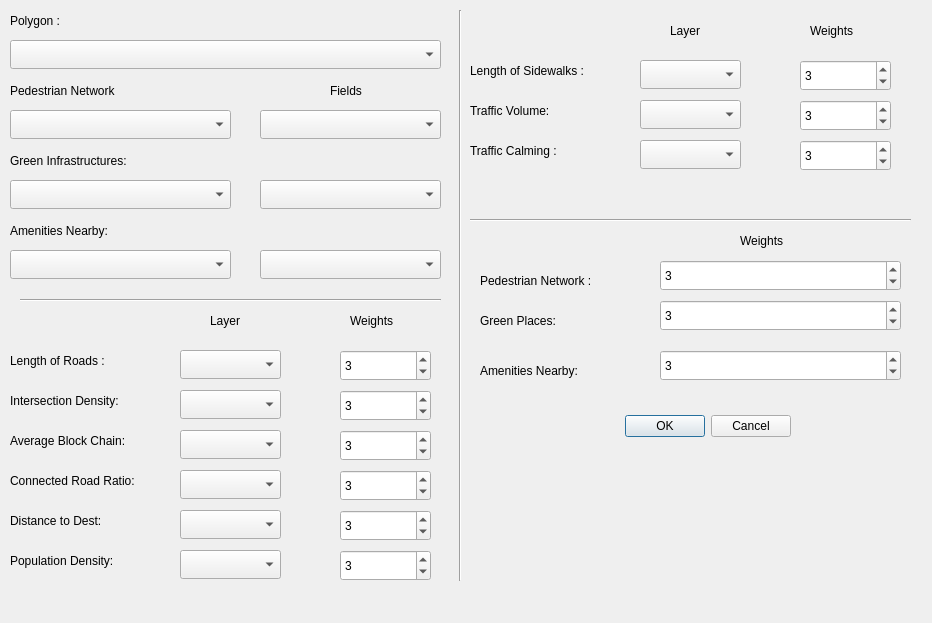
<?xml version="1.0" encoding="UTF-8"?>
<ui version="4.0">
 <class>Dialog</class>
 <widget class="QDialog" name="Dialog">
  <property name="geometry">
   <rect>
    <x>0</x>
    <y>0</y>
    <width>932</width>
    <height>623</height>
   </rect>
  </property>
  <property name="windowTitle">
   <string>Walkability Index</string>
  </property>
  <widget class="QDialogButtonBox" name="buttonBox">
   <property name="geometry">
    <rect>
     <x>170</x>
     <y>410</y>
     <width>621</width>
     <height>32</height>
    </rect>
   </property>
   <property name="orientation">
    <enum>Qt::Horizontal</enum>
   </property>
   <property name="standardButtons">
    <set>QDialogButtonBox::Cancel|QDialogButtonBox::Ok</set>
   </property>
  </widget>
  <widget class="Line" name="line">
   <property name="geometry">
    <rect>
     <x>450</x>
     <y>10</y>
     <width>20</width>
     <height>571</height>
    </rect>
   </property>
   <property name="orientation">
    <enum>Qt::Vertical</enum>
   </property>
  </widget>
  <widget class="QLabel" name="label_2">
   <property name="geometry">
    <rect>
     <x>10</x>
     <y>10</y>
     <width>74</width>
     <height>21</height>
    </rect>
   </property>
   <property name="text">
    <string>Polygon :</string>
   </property>
  </widget>
  <widget class="QgsMapLayerComboBox" name="mcbPoly">
   <property name="geometry">
    <rect>
     <x>10</x>
     <y>40</y>
     <width>431</width>
     <height>29</height>
    </rect>
   </property>
   <property name="showCrs">
    <bool>true</bool>
   </property>
  </widget>
  <widget class="QgsMapLayerComboBox" name="mcbPedestrian">
   <property name="geometry">
    <rect>
     <x>10</x>
     <y>110</y>
     <width>221</width>
     <height>29</height>
    </rect>
   </property>
  </widget>
  <widget class="QLabel" name="label_3">
   <property name="geometry">
    <rect>
     <x>10</x>
     <y>80</y>
     <width>171</width>
     <height>21</height>
    </rect>
   </property>
   <property name="text">
    <string>Pedestrian Network</string>
   </property>
  </widget>
  <widget class="QgsMapLayerComboBox" name="mcbGreen">
   <property name="geometry">
    <rect>
     <x>10</x>
     <y>180</y>
     <width>221</width>
     <height>29</height>
    </rect>
   </property>
  </widget>
  <widget class="QLabel" name="label_5">
   <property name="geometry">
    <rect>
     <x>10</x>
     <y>150</y>
     <width>211</width>
     <height>21</height>
    </rect>
   </property>
   <property name="text">
    <string>Green Infrastructures:</string>
   </property>
  </widget>
  <widget class="QgsMapLayerComboBox" name="mcbAmen">
   <property name="geometry">
    <rect>
     <x>10</x>
     <y>250</y>
     <width>221</width>
     <height>29</height>
    </rect>
   </property>
  </widget>
  <widget class="QLabel" name="label_6">
   <property name="geometry">
    <rect>
     <x>10</x>
     <y>220</y>
     <width>171</width>
     <height>21</height>
    </rect>
   </property>
   <property name="text">
    <string>Amenities Nearby:</string>
   </property>
  </widget>
  <widget class="Line" name="line_2">
   <property name="geometry">
    <rect>
     <x>20</x>
     <y>290</y>
     <width>421</width>
     <height>20</height>
    </rect>
   </property>
   <property name="orientation">
    <enum>Qt::Horizontal</enum>
   </property>
  </widget>
  <widget class="QgsMapLayerComboBox" name="mcbLOR">
   <property name="geometry">
    <rect>
     <x>180</x>
     <y>350</y>
     <width>101</width>
     <height>29</height>
    </rect>
   </property>
  </widget>
  <widget class="QLabel" name="label_7">
   <property name="geometry">
    <rect>
     <x>10</x>
     <y>350</y>
     <width>131</width>
     <height>21</height>
    </rect>
   </property>
   <property name="text">
    <string>Length of Roads :</string>
   </property>
  </widget>
  <widget class="QLabel" name="label_8">
   <property name="geometry">
    <rect>
     <x>350</x>
     <y>310</y>
     <width>111</width>
     <height>21</height>
    </rect>
   </property>
   <property name="text">
    <string>Weights</string>
   </property>
  </widget>
  <widget class="QLabel" name="label_9">
   <property name="geometry">
    <rect>
     <x>210</x>
     <y>310</y>
     <width>111</width>
     <height>21</height>
    </rect>
   </property>
   <property name="text">
    <string>Layer</string>
   </property>
  </widget>
  <widget class="QSpinBox" name="spbLOR">
   <property name="geometry">
    <rect>
     <x>340</x>
     <y>350</y>
     <width>91</width>
     <height>31</height>
    </rect>
   </property>
   <property name="value">
    <number>3</number>
   </property>
  </widget>
  <widget class="QLabel" name="label_10">
   <property name="geometry">
    <rect>
     <x>10</x>
     <y>390</y>
     <width>161</width>
     <height>21</height>
    </rect>
   </property>
   <property name="text">
    <string>Intersection Density:</string>
   </property>
  </widget>
  <widget class="QgsMapLayerComboBox" name="mcbID">
   <property name="geometry">
    <rect>
     <x>180</x>
     <y>390</y>
     <width>101</width>
     <height>29</height>
    </rect>
   </property>
  </widget>
  <widget class="QSpinBox" name="spbID">
   <property name="geometry">
    <rect>
     <x>340</x>
     <y>390</y>
     <width>91</width>
     <height>31</height>
    </rect>
   </property>
   <property name="value">
    <number>3</number>
   </property>
  </widget>
  <widget class="QLabel" name="label_11">
   <property name="geometry">
    <rect>
     <x>10</x>
     <y>430</y>
     <width>161</width>
     <height>21</height>
    </rect>
   </property>
   <property name="text">
    <string>Average Block Chain:</string>
   </property>
  </widget>
  <widget class="QgsMapLayerComboBox" name="mcbABC">
   <property name="geometry">
    <rect>
     <x>180</x>
     <y>430</y>
     <width>101</width>
     <height>29</height>
    </rect>
   </property>
  </widget>
  <widget class="QSpinBox" name="spbABC">
   <property name="geometry">
    <rect>
     <x>340</x>
     <y>430</y>
     <width>91</width>
     <height>31</height>
    </rect>
   </property>
   <property name="value">
    <number>3</number>
   </property>
  </widget>
  <widget class="QLabel" name="label_12">
   <property name="geometry">
    <rect>
     <x>10</x>
     <y>470</y>
     <width>171</width>
     <height>21</height>
    </rect>
   </property>
   <property name="text">
    <string>Connected Road Ratio:</string>
   </property>
  </widget>
  <widget class="QgsMapLayerComboBox" name="mcbCRR">
   <property name="geometry">
    <rect>
     <x>180</x>
     <y>470</y>
     <width>101</width>
     <height>29</height>
    </rect>
   </property>
  </widget>
  <widget class="QSpinBox" name="spbCRR">
   <property name="geometry">
    <rect>
     <x>340</x>
     <y>470</y>
     <width>91</width>
     <height>31</height>
    </rect>
   </property>
   <property name="value">
    <number>3</number>
   </property>
  </widget>
  <widget class="QLabel" name="label_13">
   <property name="geometry">
    <rect>
     <x>10</x>
     <y>510</y>
     <width>151</width>
     <height>21</height>
    </rect>
   </property>
   <property name="text">
    <string>Distance to Dest:</string>
   </property>
  </widget>
  <widget class="QgsMapLayerComboBox" name="mcbDTD">
   <property name="geometry">
    <rect>
     <x>180</x>
     <y>510</y>
     <width>101</width>
     <height>29</height>
    </rect>
   </property>
  </widget>
  <widget class="QSpinBox" name="spbDTD">
   <property name="geometry">
    <rect>
     <x>340</x>
     <y>510</y>
     <width>91</width>
     <height>31</height>
    </rect>
   </property>
   <property name="value">
    <number>3</number>
   </property>
  </widget>
  <widget class="QLabel" name="label_14">
   <property name="geometry">
    <rect>
     <x>10</x>
     <y>550</y>
     <width>151</width>
     <height>21</height>
    </rect>
   </property>
   <property name="text">
    <string>Population Density:</string>
   </property>
  </widget>
  <widget class="QgsMapLayerComboBox" name="mcbPD">
   <property name="geometry">
    <rect>
     <x>180</x>
     <y>550</y>
     <width>101</width>
     <height>29</height>
    </rect>
   </property>
  </widget>
  <widget class="QSpinBox" name="spbPD">
   <property name="geometry">
    <rect>
     <x>340</x>
     <y>550</y>
     <width>91</width>
     <height>31</height>
    </rect>
   </property>
   <property name="value">
    <number>3</number>
   </property>
  </widget>
  <widget class="QLabel" name="label_15">
   <property name="geometry">
    <rect>
     <x>470</x>
     <y>60</y>
     <width>161</width>
     <height>21</height>
    </rect>
   </property>
   <property name="text">
    <string>Length of Sidewalks :</string>
   </property>
  </widget>
  <widget class="QgsMapLayerComboBox" name="mcbLOS">
   <property name="geometry">
    <rect>
     <x>640</x>
     <y>60</y>
     <width>101</width>
     <height>29</height>
    </rect>
   </property>
  </widget>
  <widget class="QLabel" name="label_16">
   <property name="geometry">
    <rect>
     <x>670</x>
     <y>20</y>
     <width>111</width>
     <height>21</height>
    </rect>
   </property>
   <property name="text">
    <string>Layer</string>
   </property>
  </widget>
  <widget class="QLabel" name="label_17">
   <property name="geometry">
    <rect>
     <x>810</x>
     <y>20</y>
     <width>111</width>
     <height>21</height>
    </rect>
   </property>
   <property name="text">
    <string>Weights</string>
   </property>
  </widget>
  <widget class="QSpinBox" name="spbLOS">
   <property name="geometry">
    <rect>
     <x>800</x>
     <y>60</y>
     <width>91</width>
     <height>31</height>
    </rect>
   </property>
   <property name="value">
    <number>3</number>
   </property>
  </widget>
  <widget class="QSpinBox" name="spbTV">
   <property name="geometry">
    <rect>
     <x>800</x>
     <y>100</y>
     <width>91</width>
     <height>31</height>
    </rect>
   </property>
   <property name="value">
    <number>3</number>
   </property>
  </widget>
  <widget class="QgsMapLayerComboBox" name="mcbTV">
   <property name="geometry">
    <rect>
     <x>640</x>
     <y>100</y>
     <width>101</width>
     <height>29</height>
    </rect>
   </property>
  </widget>
  <widget class="QLabel" name="label_18">
   <property name="geometry">
    <rect>
     <x>470</x>
     <y>100</y>
     <width>161</width>
     <height>21</height>
    </rect>
   </property>
   <property name="text">
    <string>Traffic Volume:</string>
   </property>
  </widget>
  <widget class="QSpinBox" name="spbTC">
   <property name="geometry">
    <rect>
     <x>800</x>
     <y>140</y>
     <width>91</width>
     <height>31</height>
    </rect>
   </property>
   <property name="value">
    <number>3</number>
   </property>
  </widget>
  <widget class="QgsMapLayerComboBox" name="mcbTC">
   <property name="geometry">
    <rect>
     <x>640</x>
     <y>140</y>
     <width>101</width>
     <height>29</height>
    </rect>
   </property>
  </widget>
  <widget class="QLabel" name="label_19">
   <property name="geometry">
    <rect>
     <x>470</x>
     <y>140</y>
     <width>161</width>
     <height>21</height>
    </rect>
   </property>
   <property name="text">
    <string>Traffic Calming :</string>
   </property>
  </widget>
  <widget class="QSpinBox" name="spbWPN">
   <property name="geometry">
    <rect>
     <x>660</x>
     <y>260</y>
     <width>241</width>
     <height>31</height>
    </rect>
   </property>
   <property name="value">
    <number>3</number>
   </property>
  </widget>
  <widget class="QLabel" name="label_20">
   <property name="geometry">
    <rect>
     <x>480</x>
     <y>270</y>
     <width>161</width>
     <height>21</height>
    </rect>
   </property>
   <property name="text">
    <string>Pedestrian Network :</string>
   </property>
  </widget>
  <widget class="Line" name="line_3">
   <property name="geometry">
    <rect>
     <x>470</x>
     <y>210</y>
     <width>441</width>
     <height>20</height>
    </rect>
   </property>
   <property name="orientation">
    <enum>Qt::Horizontal</enum>
   </property>
  </widget>
  <widget class="QSpinBox" name="spbWGreen">
   <property name="geometry">
    <rect>
     <x>660</x>
     <y>300</y>
     <width>241</width>
     <height>31</height>
    </rect>
   </property>
   <property name="value">
    <number>3</number>
   </property>
  </widget>
  <widget class="QLabel" name="label_22">
   <property name="geometry">
    <rect>
     <x>480</x>
     <y>310</y>
     <width>161</width>
     <height>21</height>
    </rect>
   </property>
   <property name="text">
    <string>Green Places:</string>
   </property>
  </widget>
  <widget class="QLabel" name="label_23">
   <property name="geometry">
    <rect>
     <x>480</x>
     <y>360</y>
     <width>161</width>
     <height>21</height>
    </rect>
   </property>
   <property name="text">
    <string>Amenities Nearby:</string>
   </property>
  </widget>
  <widget class="QSpinBox" name="spbWAmen">
   <property name="geometry">
    <rect>
     <x>660</x>
     <y>350</y>
     <width>241</width>
     <height>31</height>
    </rect>
   </property>
   <property name="value">
    <number>3</number>
   </property>
  </widget>
  <widget class="QLabel" name="label_24">
   <property name="geometry">
    <rect>
     <x>740</x>
     <y>230</y>
     <width>111</width>
     <height>21</height>
    </rect>
   </property>
   <property name="text">
    <string>Weights</string>
   </property>
  </widget>
  <widget class="QLabel" name="label_25">
   <property name="geometry">
    <rect>
     <x>330</x>
     <y>80</y>
     <width>111</width>
     <height>21</height>
    </rect>
   </property>
   <property name="text">
    <string>Fields</string>
   </property>
  </widget>
  <widget class="QgsFieldComboBox" name="fcbPedestrian">
   <property name="geometry">
    <rect>
     <x>260</x>
     <y>110</y>
     <width>181</width>
     <height>29</height>
    </rect>
   </property>
  </widget>
  <widget class="QgsFieldComboBox" name="fcbGreen">
   <property name="geometry">
    <rect>
     <x>260</x>
     <y>180</y>
     <width>181</width>
     <height>29</height>
    </rect>
   </property>
  </widget>
  <widget class="QgsFieldComboBox" name="fcbAmen">
   <property name="geometry">
    <rect>
     <x>260</x>
     <y>250</y>
     <width>181</width>
     <height>29</height>
    </rect>
   </property>
  </widget>
 </widget>
 <customwidgets>
  <customwidget>
   <class>QgsFieldComboBox</class>
   <extends>QComboBox</extends>
   <header>qgsfieldcombobox.h</header>
  </customwidget>
  <customwidget>
   <class>QgsMapLayerComboBox</class>
   <extends>QComboBox</extends>
   <header>qgsmaplayercombobox.h</header>
  </customwidget>
 </customwidgets>
 <resources/>
 <connections>
  <connection>
   <sender>buttonBox</sender>
   <signal>accepted()</signal>
   <receiver>Dialog</receiver>
   <slot>accept()</slot>
   <hints>
    <hint type="sourcelabel">
     <x>248</x>
     <y>254</y>
    </hint>
    <hint type="destinationlabel">
     <x>157</x>
     <y>274</y>
    </hint>
   </hints>
  </connection>
  <connection>
   <sender>buttonBox</sender>
   <signal>rejected()</signal>
   <receiver>Dialog</receiver>
   <slot>reject()</slot>
   <hints>
    <hint type="sourcelabel">
     <x>316</x>
     <y>260</y>
    </hint>
    <hint type="destinationlabel">
     <x>286</x>
     <y>274</y>
    </hint>
   </hints>
  </connection>
  <connection>
   <sender>mcbPedestrian</sender>
   <signal>layerChanged(QgsMapLayer*)</signal>
   <receiver>fcbPedestrian</receiver>
   <slot>setLayer(QgsMapLayer*)</slot>
   <hints>
    <hint type="sourcelabel">
     <x>120</x>
     <y>124</y>
    </hint>
    <hint type="destinationlabel">
     <x>350</x>
     <y>124</y>
    </hint>
   </hints>
  </connection>
  <connection>
   <sender>mcbGreen</sender>
   <signal>layerChanged(QgsMapLayer*)</signal>
   <receiver>fcbGreen</receiver>
   <slot>setLayer(QgsMapLayer*)</slot>
   <hints>
    <hint type="sourcelabel">
     <x>120</x>
     <y>194</y>
    </hint>
    <hint type="destinationlabel">
     <x>350</x>
     <y>194</y>
    </hint>
   </hints>
  </connection>
  <connection>
   <sender>mcbAmen</sender>
   <signal>layerChanged(QgsMapLayer*)</signal>
   <receiver>fcbAmen</receiver>
   <slot>setLayer(QgsMapLayer*)</slot>
   <hints>
    <hint type="sourcelabel">
     <x>120</x>
     <y>264</y>
    </hint>
    <hint type="destinationlabel">
     <x>350</x>
     <y>264</y>
    </hint>
   </hints>
  </connection>
 </connections>
</ui>
